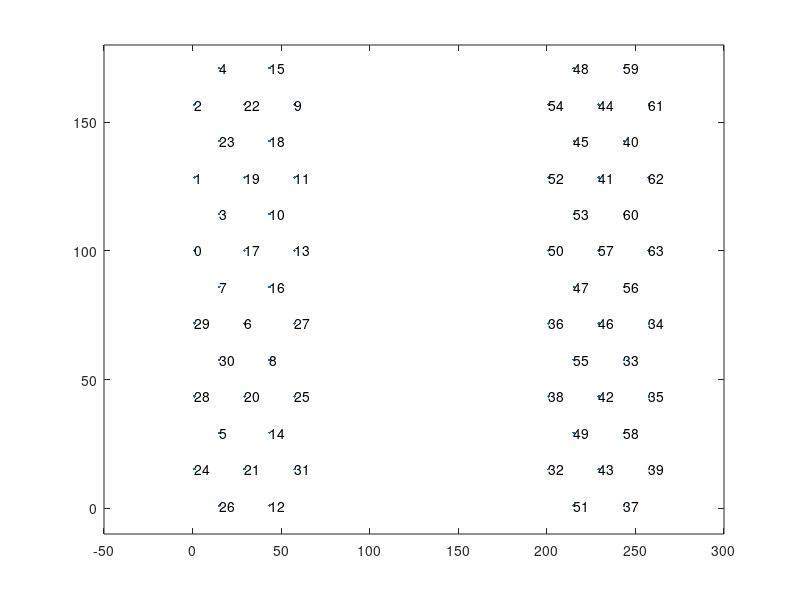

Here is the MATLAB script that generated this plot:
%% prep for making 64 channel map 
% directionality:
%   starting in the bottom left corner, going up the column, up the next,
%   etc etc. 
%   start everything at (1,1) 
%   um scale
%
% ALP 9/11/2020

% to use: copy expressions into kilosort 


%% x coords
%   contacts are in squares of 20um sides so distance horizontally in each row
%   is a^2+b^2 = c^2 -> sqrt(20^2+20^2) = sqrt(800)
%   max distance is 3 contacts/row so max distance is sqrt(800)*2
%   knowing evenly spaced distance between each is sqrt(800)*2/4 or
%   sqrt(800)/2

x = [ ...
    ones(6,1); ...
    sqrt(800)/2+ones(7,1); sqrt(800)/2*2+ones(6,1); ...
    sqrt(800)/2*3+ones(7,1); sqrt(800)/2*4+ones(6,1); ... %end shank 1
    200+ones(6,1); %point to point is 200um, so add 200
    200+sqrt(800)/2+ones(7,1); 200+sqrt(800)/2*2+ones(6,1); ...
    200+sqrt(800)/2*3+ones(7,1); 200+sqrt(800)/2*4+ones(6,1) ... %end shank 2
    ];

%unwrapped for copying
% [ones(6,1); sqrt(800)/2+ones(7,1); sqrt(800)/2*2+ones(6,1); sqrt(800)/2*3+ones(7,1); sqrt(800)/2*4+ones(6,1); 200+ones(6,1); 200+sqrt(800)/2+ones(7,1); 200+sqrt(800)/2*2+ones(6,1); 200+sqrt(800)/2*3+ones(7,1); 200+sqrt(800)/2*4+ones(6,1)]

%% y coords
%   contacts are in 13 rows with length of 170um
%   so each row is 170/12 um apart from each other

y = [ ...
    1+(170/12):170/12*2:171-(170/12) 1:170/12*2:170+1 ...
    1+(170/12):170/12*2:171-(170/12) 1:170/12*2:170+1 ...
    1+(170/12):170/12*2:171-(170/12) ... %end shank 1
    1+(170/12):170/12*2:171-(170/12) 1:170/12*2:170+1 ...
    1+(170/12):170/12*2:171-(170/12) 1:170/12*2:170+1 ...
    1+(170/12):170/12*2:171-(170/12) ... % end shank 2
    ];

%unwrapped for copying
%[1+(170/12):170/12*2:171-(170/12) 1:170/12*2:170+1 1+(170/12):170/12*2:171-(170/12) 1:170/12*2:170+1 1+(170/12):170/12*2:171-(170/12) 1+(170/12):170/12*2:171-(170/12) 1:170/12*2:170+1 1+(170/12):170/12*2:171-(170/12) 1:170/12*2:170+1 1+(170/12):170/12*2:171-(170/12)]

%% plot to check
% looks good ALP 9/11/2020

plot(x,y, '.')
ylim([-10 180])
xlim([-50 300])

%% k coords
%currently unused by kilosort2, per the issues section it seems that if the
%channels are sufficiently far apart it wont use them together, read the
%issues section for more details

kcoords = [1*ones(32,1); 2*ones(32,1)] ;

%% channel map
%from my intan channel mapping, following the same order I made the
%coordinates in, starting from bottom left of shank 1, working up and then
%up the next column. start at bottom left of shank 2 as well

chmapShank1 = [ ...
    24 28 29 0 1 2 ...
    26 5 30 7 3 23 4 ...
    21 20 6 17 19 22 ...
    12 14 8 16 10 18 15 ...
    31 25 27 13 11 9 ...
    ]; %end shank 1

chmapShank2 = [ ...
    0 6 4 18 20 22 ...
    19 17 23 15 21 13 16 ...
    11 10 14 25 9 12 ...
    5 26 1 24 28 8 27 ...
    7 3 2 31 30 29 ...
    ]; %end shank 2

chmap = [chmapShank1 chmapShank2+32];
chmap = chmap+1; %1 based

%evaluated the above and copied the result:
chmapfinal = [25,29,30,1,2,3,27,6,31,8,4,24,5,22,21,7,18,20,23,13,15,9,17,11,19,16,32,26,28,14,12,10,33,39,37,51,53,55,52,50,56,48,54,46,49,44,43,47,58,42,45,38,59,34,57,61,41,60,40,36,35,64,63,62];
    

%plot to check again

for c = 1:length(chmapfinal)
    text(x(c),y(c),num2str(chmapfinal(c)-1)) 
end